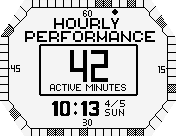
#> input picture references/hourly.png, 176 x 136 px, found by its file name
$ python detect_hourly_squares.py
#> lines starting #> are read from the running program, lines starting #| are printed output that depends on the picture
#!/usr/bin/env python3
"""Compute 60 minute-diamond positions from references/hourly.png.

The HOURLY dial has visible square markers along its straight edges,
spaced 8 px apart between perpendicular tick strokes. The four chamfer
corners use a decorative checker pattern with no individual square
markers — diamonds in those regions are placed evenly along the inset
chamfer line.

Geometry (matches existing kMinuteDot conventions):
  - Top straight edge:    14 cells, diamonds at y = 11
  - Right straight edge:   8 cells, diamonds at x = 164
  - Bottom straight edge: 14 cells, diamonds at y = 124
  - Left straight edge:    8 cells, diamonds at x = 12
  - 4 chamfers:            4 cells each (16 total), evenly along the
                           inset diagonal (1 px inside the dial line)

Total: 44 + 16 = 60.

Clockwise minute assignment (validated against the existing override
for minute 47 = (12, 48)):
  - Minutes 53..6  → top edge cells 0..13   (left → right)
  - Minutes 7..10  → TR chamfer cells 0..3
  - Minutes 11..18 → right edge cells 0..7  (top → bottom)
  - Minutes 19..22 → BR chamfer cells 0..3
  - Minutes 23..36 → bottom edge cells 0..13 (right → left)
  - Minutes 37..40 → BL chamfer cells 0..3
  - Minutes 41..48 → left edge cells 0..7   (bottom → top)
  - Minutes 49..52 → TL chamfer cells 0..3

Outputs:
  - prints `SQUARE_CENTERS = [...]` to stdout for paste-in.
  - writes /tmp/hourly_squares_debug.png with red 6×6 diamond bboxes
    at each computed center, scaled 4× for inspection.
"""

from PIL import Image, ImageDraw

SRC = "/home/q/1Projects/Watchy/watchy-screens/references/hourly.png"
DEBUG_OUT = "/tmp/hourly_squares_debug.png"

INSET_TOP = 11
INSET_BOT = 124
INSET_LEFT = 12
INSET_RIGHT = 164

# Inset chamfer endpoints (where the diamond *sits*, 1 px inside the
# dial chamfer line). These match the inner-octagon vertices used in
# the original gen_hourly_minute_map.py walk.
TL_INSET = ((29, 11), (11, 29))   # top edge end → left edge start
TR_INSET = ((146, 11), (164, 29))
BR_INSET = ((164, 106), (146, 124))
BL_INSET = ((29, 124), (11, 106))


def load_mask():
    im = Image.open(SRC).convert("L")
    return [[1 if im.getpixel((x, y)) < 128 else 0
             for x in range(im.size[0])] for y in range(im.size[1])], im.size


def cluster(seq):
    if not seq:
        return []
    runs = [[seq[0]]]
    for v in seq[1:]:
        if v - runs[-1][-1] <= 1:
            runs[-1].append(v)
        else:
            runs.append([v])
    return [sum(r) / len(r) for r in runs]


def detect_ticks(mask, axis, band, scan_range):
    """Find tick positions on a straight edge.

    axis='v' → vertical strokes (top/bottom edges): scan x in scan_range,
              count black pixels in y in `band`. Returns x-coords.
    axis='h' → horizontal strokes (left/right edges): scan y in scan_range,
              count black pixels in x in `band`. Returns y-coords.
    """
    raw = []
    for s in range(*scan_range):
        if axis == 'v':
            c = sum(mask[y][s] for y in range(*band))
        else:
            c = sum(mask[s][x] for x in range(*band))
        if c >= 5:
            raw.append(s)
    return cluster(raw)


def edge_cell_centers(ticks):
    """Return midpoint between each consecutive pair of ticks."""
    return [(a + b) / 2 for a, b in zip(ticks[:-1], ticks[1:])]


def chamfer_cells(p_start, p_end, n=4):
    """n evenly-spaced cell centers along the inset chamfer line."""
    out = []
    for i in range(n):
        t = (i + 0.5) / n  # cell midpoints: 1/(2n), 3/(2n), ... (2n-1)/(2n)
        x = p_start[0] + (p_end[0] - p_start[0]) * t
        y = p_start[1] + (p_end[1] - p_start[1]) * t
        out.append((x, y))
    return out


def main():
    mask, _ = load_mask()
#> mask = 136 items

    # Detect ticks on each straight edge.
    top_ticks = detect_ticks(mask, 'v', (0, 7), (29, 148))
#> the loop in detect_ticks, `for s in range(*scan_range):` made 119 passes
#> c on passes 1 to 12: 0, 0, 0, 7, 0, 0, 0, 0, 0, 0, 7, 0
#> after the loop in detect_ticks, `for s in range(*scan_range):`: raw = [32, 39, 47, 55, 63, 71, 79, 87, 95, 103, 111, 119, 127, 135, 143]
#> in cluster, `runs = [[seq[0]]]`: runs = [[32]]
#> the loop in cluster, `for v in seq[1:]:` made 14 passes
#> v on passes 1 to 12: 39, 47, 55, 63, 71, 79, 87, 95, 103, 111, 119, 127
#> after the loop in cluster, `for v in seq[1:]:`: runs = [[32], [39], [47], [55], [63], [71], [79], [87], [95], [103], [111], [119], [127], [135], [143]]
#> top_ticks has the same summary as raw in detect_ticks
    bot_ticks = detect_ticks(mask, 'v', (129, 136), (29, 148))
#> the loop in detect_ticks (call 2), `for s in range(*scan_range):` made 119 passes
#> the loop in cluster (call 2), `for v in seq[1:]:` made 14 passes
#> bot_ticks = [31, 39, 47, 55, 63, 71, 79, 87, 95, 103, 111, 119, 127, 135, 143]
    # Left edge: filter out the spurious y=34 read that bleeds in from
    # the chamfer area (the regular 8-px grid starts at y=36).
    left_ticks_raw = detect_ticks(mask, 'h', (0, 7), (29, 108))
#> left_ticks_raw = [34, 36, 44, 52, 60, 68, 76, 84, 92, 100]
    left_ticks = [v for v in left_ticks_raw if v >= 36 - 0.5]
#> left_ticks = [36, 44, 52, 60, 68, 76, 84, 92, 100]
    right_ticks = detect_ticks(mask, 'h', (169, 176), (29, 108))
#> right_ticks = [36, 44, 52, 60, 68, 76, 84, 92, 100]

    assert len(top_ticks) == 15, f"top: {top_ticks}"
    assert len(bot_ticks) == 15, f"bot: {bot_ticks}"
    assert len(left_ticks) == 9, f"left: {left_ticks}"
    assert len(right_ticks) == 9, f"right: {right_ticks}"

    # Cell centers along straight edges.
    top_cells = [(x, INSET_TOP) for x in edge_cell_centers(top_ticks)]
#> top_cells = [(35.5, 11), (43, 11), (51, 11), (59, 11), (67, 11), (75, 11), (83, 11), (91, 11), (99, 11), (107, 11), (115, 11), (123, 11), (131, 11), (139, 11)]
    bot_cells = [(x, INSET_BOT) for x in edge_cell_centers(bot_ticks)]
#> bot_cells = [(35, 124), (43, 124), (51, 124), (59, 124), (67, 124), (75, 124), (83, 124), (91, 124), (99, 124), (107, 124), (115, 124), (123, 124), (131, 124), (139, 124)]
    left_cells = [(INSET_LEFT, y) for y in edge_cell_centers(left_ticks)]
#> left_cells = [(12, 40), (12, 48), (12, 56), (12, 64), (12, 72), (12, 80), (12, 88), (12, 96)]
    right_cells = [(INSET_RIGHT, y) for y in edge_cell_centers(right_ticks)]
#> right_cells = [(164, 40), (164, 48), (164, 56), (164, 64), (164, 72), (164, 80), (164, 88), (164, 96)]

    assert len(top_cells) == 14
    assert len(bot_cells) == 14
    assert len(left_cells) == 8
    assert len(right_cells) == 8

    # Chamfer cells (4 each, evenly along inset diagonal).
    tl_cells = chamfer_cells(*TL_INSET)
    tr_cells = chamfer_cells(*TR_INSET)
    br_cells = chamfer_cells(*BR_INSET)
    bl_cells = chamfer_cells(*BL_INSET)

    # Map minutes to cells.
    centers = [None] * 60

    # Minutes 53..6 → top cells 0..13 (left → right).
    # Minutes 53,54,55,56,57,58,59,0,1,2,3,4,5,6 = 14 minutes.
    top_minute_order = [53, 54, 55, 56, 57, 58, 59, 0, 1, 2, 3, 4, 5, 6]
    for m, cell in zip(top_minute_order, top_cells):
        centers[m] = cell
#> this loop made 14 passes
#> (m, cell) on passes 1 to 12: (53, (35.5, 11)), (54, (43, 11)), (55, (51, 11)), (56, (59, 11)), (57, (67, 11)), (58, (75, 11)), (59, (83, 11)), (0, (91, 11)), (1, (99, 11)), (2, (107, 11)), (3, (115, 11)), (4, (123, 11))
#> after the loop, centers = 60 items, first 6: (91, 11), (99, 11), (107, 11), (115, 11), (123, 11), (131, 11)

    # Minutes 7..10 → TR chamfer cells 0..3.
    for i, m in enumerate(range(7, 11)):
        centers[m] = tr_cells[i]

    # Minutes 11..18 → right cells 0..7 (top → bottom).
    for i, m in enumerate(range(11, 19)):
        centers[m] = right_cells[i]

    # Minutes 19..22 → BR chamfer cells 0..3.
    for i, m in enumerate(range(19, 23)):
        centers[m] = br_cells[i]

    # Minutes 23..36 → bottom cells reversed (right → left).
    bot_cells_rev = list(reversed(bot_cells))
#> bot_cells_rev = [(139, 124), (131, 124), (123, 124), (115, 124), (107, 124), (99, 124), (91, 124), (83, 124), (75, 124), (67, 124), (59, 124), (51, 124), (43, 124), (35, 124)]
    for i, m in enumerate(range(23, 37)):
        centers[m] = bot_cells_rev[i]

    # Minutes 37..40 → BL chamfer cells 0..3.
    for i, m in enumerate(range(37, 41)):
        centers[m] = bl_cells[i]

    # Minutes 41..48 → left cells reversed (bottom → top).
    left_cells_rev = list(reversed(left_cells))
#> left_cells_rev = [(12, 96), (12, 88), (12, 80), (12, 72), (12, 64), (12, 56), (12, 48), (12, 40)]
    for i, m in enumerate(range(41, 49)):
        centers[m] = left_cells_rev[i]

    # Minutes 49..52 → TL chamfer cells 0..3.
    for i, m in enumerate(range(49, 53)):
        centers[m] = tl_cells[i]
#> after the loop, centers = 60 pairs, first value 12 to 164, second value 11 to 124

    assert all(c is not None for c in centers), "missing minute"

    out = [(int(round(x)), int(round(y))) for x, y in centers]
#> out has the same summary as centers

    print("SQUARE_CENTERS = [")
    for m, (x, y) in enumerate(out):
        print(f"    ({x:3d}, {y:3d}),  # minute {m}")
#> this loop made 60 passes
#> (x, y) on passes 1 to 12: (91, 11), (99, 11), (107, 11), (115, 11), (123, 11), (131, 11), (139, 11), (148, 13), (153, 18), (157, 22), (162, 27), (164, 40)
#|     ( 91,  11),  # minute 0
#|     ( 99,  11),  # minute 1
#|     (107,  11),  # minute 2
#|     (115,  11),  # minute 3
#|     (123,  11),  # minute 4
#|     (131,  11),  # minute 5
#|     (139,  11),  # minute 6
#|     (148,  13),  # minute 7
#> (further printed lines are left out)
    print("]")

    # Debug overlay (4× zoom).
    im = Image.open(SRC).convert("RGB").resize((176 * 4, 136 * 4),
                                               Image.NEAREST)
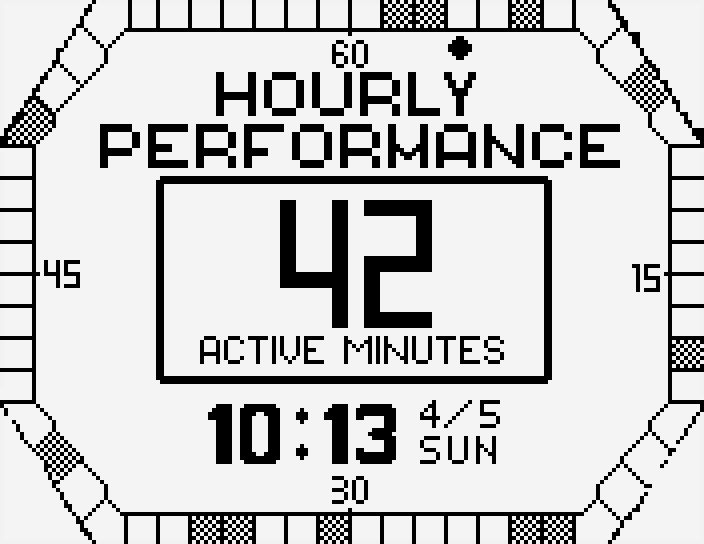
#> im: PIL image 704x544 RGB; min 0, max 244, mean 201.8
    d = ImageDraw.Draw(im)
    for m, (x, y) in enumerate(out):
        d.rectangle([(x - 3) * 4, (y - 3) * 4,
                     (x + 3) * 4 - 1, (y + 3) * 4 - 1],
                    outline=(255, 0, 0))
        d.line([(x * 4 - 2, y * 4), (x * 4 + 2, y * 4)], fill=(0, 200, 0))
        d.line([(x * 4, y * 4 - 2), (x * 4, y * 4 + 2)], fill=(0, 200, 0))
    im.save(DEBUG_OUT)
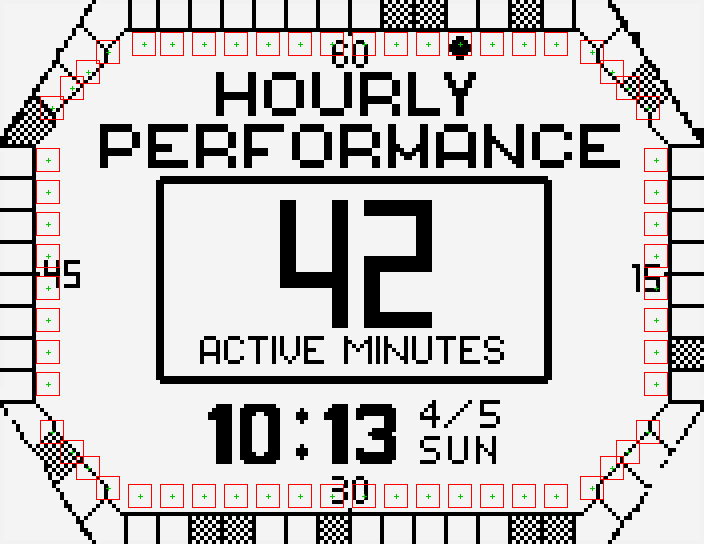
#> saved as hourly_squares_debug.png: PIL image 704x544 RGB; mean R, G, B 201.9, 198.5, 198.2
    print(f"\n# debug overlay → {DEBUG_OUT}")


if __name__ == "__main__":
    main()
